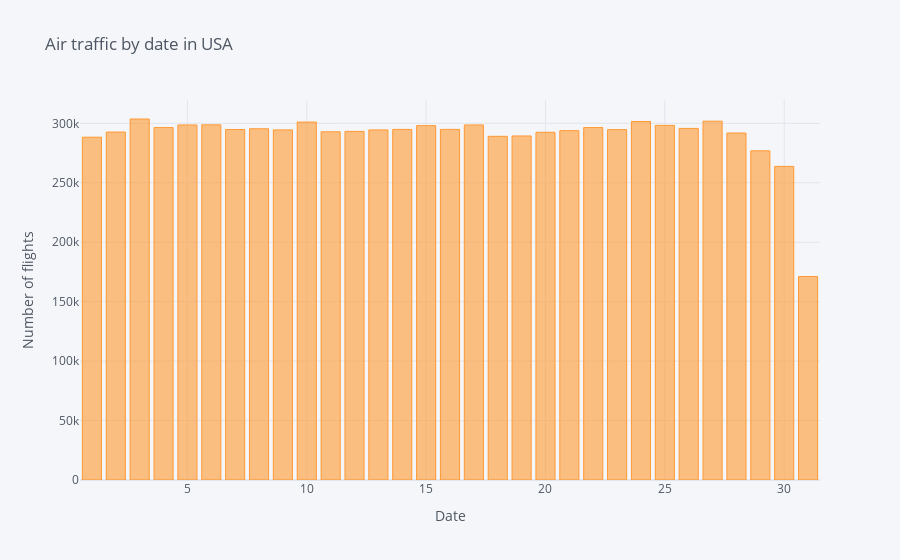

Notebook code cell kept with this figure:
### Code cell
total_busy_date.iplot(kind='bar',
                      title='Air traffic by date in USA',
                      xTitle='Date',
                      yTitle='Number of flights')

### Figure 1 — Plotly figure (JSON) as saved in the notebook; plotly's stock layout.template omitted (floating-point values rounded to 4 significant figures)
{"data": [{"marker": {"color": "rgba(255, 153, 51, 0.6)", "line": {"color": "rgba(255, 153, 51, 1.0)", "width": 1}}, "name": "OP_CARRIER", "orientation": "v", "text": "", "type": "bar", "x": [1, 2, 3, 4, 5, 6, 7, 8, 9, 10, 11, 12, 13, 14, 15, 16, 17, 18, 19, 20, 21, 22, 23, 24, 25, 26, 27, 28, 29, 30, 31], "y": [288365, 292659, 303654, 296435, 298614, 298719, 294775, 295423, 294502, 301072, 292902, 293224, 294486, 294894, 298075, 294921, 298622, 289068, 289372, 292474, 293857, 296454, 294713, 301548, 298272, 295732, 301819, 291843, 276881, 263786, 171170]}], "layout": {"legend": {"bgcolor": "#F5F6F9", "font": {"color": "#4D5663"}}, "paper_bgcolor": "#F5F6F9", "plot_bgcolor": "#F5F6F9", "title": {"font": {"color": "#4D5663"}, "text": "Air traffic by date in USA"}, "xaxis": {"gridcolor": "#E1E5ED", "showgrid": true, "tickfont": {"color": "#4D5663"}, "title": {"font": {"color": "#4D5663"}, "text": "Date"}, "zerolinecolor": "#E1E5ED"}, "yaxis": {"gridcolor": "#E1E5ED", "showgrid": true, "tickfont": {"color": "#4D5663"}, "title": {"font": {"color": "#4D5663"}, "text": "Number of flights"}, "zerolinecolor": "#E1E5ED"}}}
